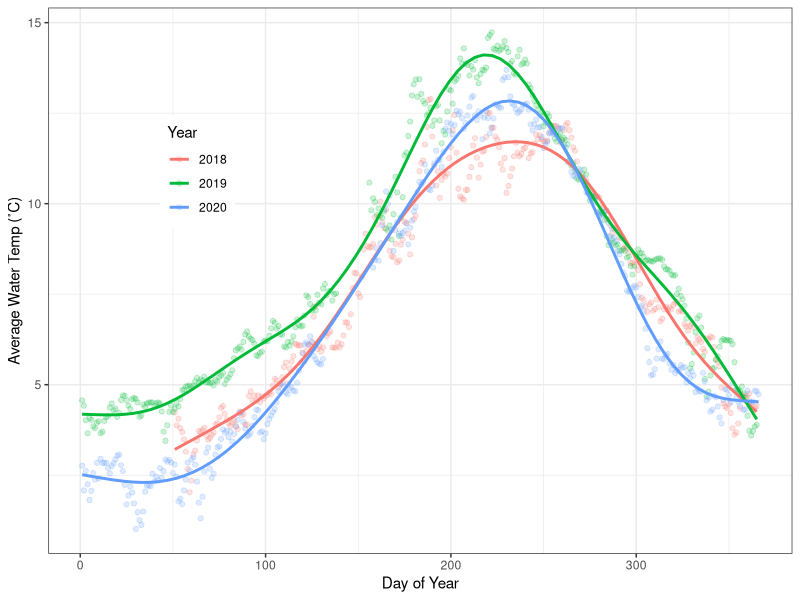
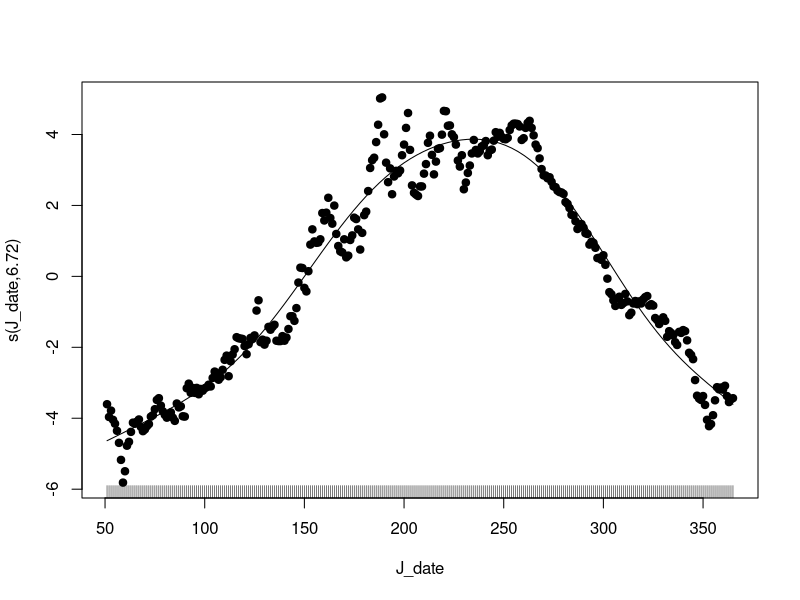
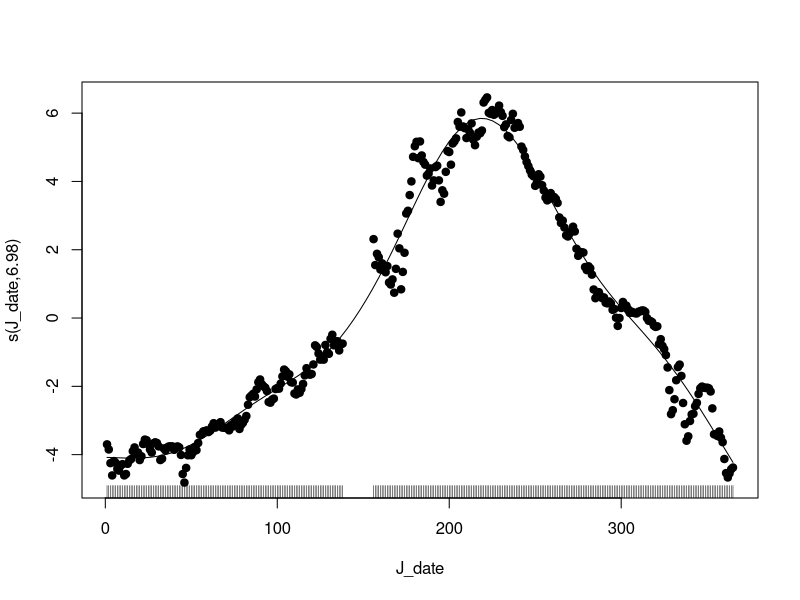
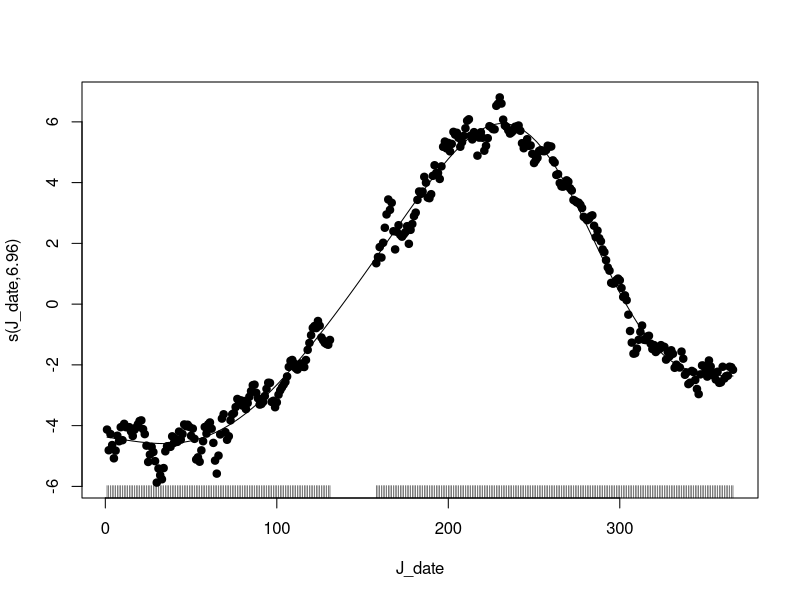
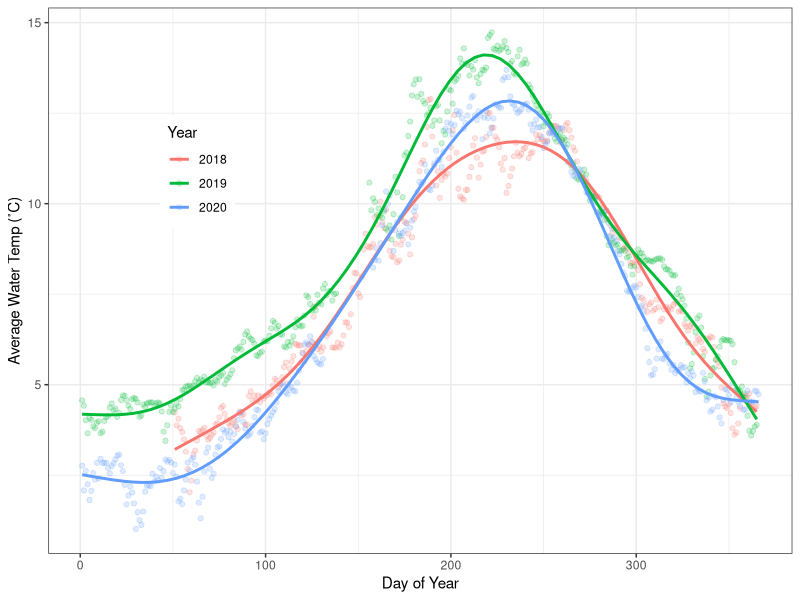

Here is the R script that generated these plots, in order:
# This is the data import script for ocean temp in cook bay

library(tidyverse)
library(lubridate)

# Read in the data and rename any columns that need renaming
cooktemp <- read_csv("data/DailyTempAvg1.csv")
head(cooktemp)

cooktemp <- cooktemp %>%
  rename("Avg_Temp" = "Avg Temp")

head(cooktemp)
tail(cooktemp)

##can see that last rows are all NA. Must remove these last 3 rows
cooktemp <-filter(cooktemp, !is.na(year))


tail(cooktemp) #you can see it worked 

#need to remove years 2021
cooktemp<-filter(cooktemp,year=="2018"|year=="2019" | year == "2020") # year %in% c("2018", "2019", "2020")
distinct(cooktemp, year)


#want to plot Avg Temp by date with year dif color
cooktemp <- cooktemp %>%
  mutate(year_fac = as.factor(year))

cooktemp <- cooktemp %>%
  mutate(Avg_Temp = as.numeric(Avg_Temp))

str(cooktemp)

ggplot(cooktemp, aes(J_date, Avg_Temp, color = year_fac)) +
  geom_point(alpha = 0.2) +
  theme_bw() +
  labs(x = "Day of Year", y = "Average Water Temp (˚C)") +
  theme(legend.position = c(0.2,0.7)) +
  scale_colour_discrete(name = "Year") +
  geom_smooth(method = "gam", formula = y ~ s(x, k = 8), se = F)

ggsave("./figs/Cook_Bay_Temp1.png", width = 6, height = 4, units = 'in')

# fit gam to predict maximum, etc. 
drop <- is.na(cooktemp$Avg_Temp)
cooktemp <- cooktemp[!drop,]

# check
sum(is.na(cooktemp$Avg_Temp))

mod_2018 <- mgcv::gam(Avg_Temp ~ s(J_date, k = 8), data = filter(cooktemp, year_fac == 2018))

plot(mod_2018, resid = T, pch = 19, se = F)

max(predict(mod_2018, se.fit = F))
## 2019
mod_2019 <- mgcv::gam(Avg_Temp ~ s(J_date, k = 8), data = filter(cooktemp, year_fac == 2019))

plot(mod_2019, resid = T, pch = 19, se = F)

max(predict(mod_2019, se.fit = F))

## 2020
mod_2020 <- mgcv::gam(Avg_Temp ~ s(J_date, k = 8), data = filter(cooktemp, year_fac == 2020))

plot(mod_2020, resid = T, pch = 19, se = F)

max(predict(mod_2020, se.fit = F))

##Mike make plot better by only showing curve and not datapoints?
##Mike test if years different in cooktemp?
